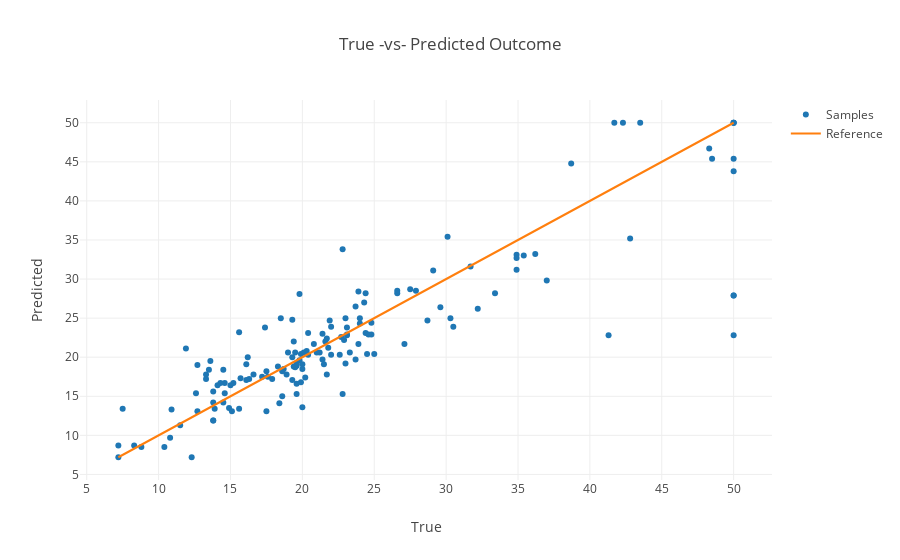

Notebook source saved alongside this figure:
### Code cell
fig = go.Figure()
fig.add_trace(go.Scatter(
    x=y_test.values,
    y=y_test_pred,
    mode="markers",
    name="Samples"
))
fig.add_trace(go.Scatter(
    x=y_test.values,
    y=y_test.values,
    mode="lines",
    name="Reference"
))
fig.update_layout(title="True -vs- Predicted Outcome", xaxis_title="True", yaxis_title="Predicted", template="none")

### Figure 1 — Plotly figure (JSON) as saved in the notebook; plotly's stock layout.template omitted (floating-point values rounded to 4 significant figures; data arrays with more than 128 entries replaced by an {"elided": "..."} marker saying what was removed)
{"data": [{"mode": "markers", "name": "Samples", "type": "scatter", "x": {"elided": "152 float values"}, "y": {"elided": "152 float values"}}, {"mode": "lines", "name": "Reference", "type": "scatter", "x": {"elided": "152 float values"}, "y": {"elided": "152 float values"}}], "layout": {"autosize": true, "title": {"text": "True -vs- Predicted Outcome"}, "xaxis": {"autorange": true, "range": [4.64, 52.56], "title": {"text": "True"}, "type": "linear"}, "yaxis": {"autorange": true, "range": [3.668, 53.53], "title": {"text": "Predicted"}, "type": "linear"}}}
